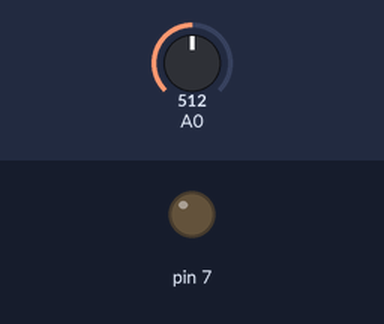
A sketch run on a simulated Arduino Uno, built with avr-gcc and run on an emulated ATmega328P. Parts: output pins drawn as LEDs (lit = HIGH). Dashed ring = blinking. The test bench sets the inputs (shaded band); at power-on: A0 = 512.

Above: at 1.2 s.
1.3 s: A0 set to 900
At 2.6 s:
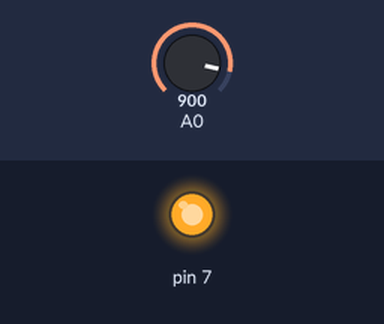
3.4 s: A0 set to 306
At 3.56 s:
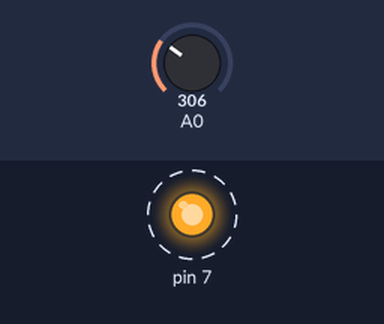
Timing chart, 0 to 12.4 s (numbered marks = the images above; inputs shaded):
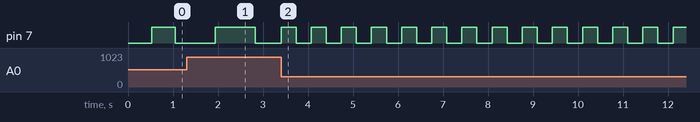

The sketch:

SolenoidTimerNoDelay.ino
```cpp
int interval = 100;
long prev;
boolean motorOn = false;

void setup() {
  pinMode(7, OUTPUT);
  prev = millis();
}

void loop() {
  int reading = analogRead(A0);

  interval = map(reading, 0,1023, 50,1000);

  if (millis() - prev > interval) {
    motorOn = !motorOn;
    prev = millis();
  }

  if (motorOn) {
    digitalWrite(7, HIGH);
  } else {
    digitalWrite(7, LOW);
  }

}
```

Measured:
- after the input at 3.4 s, pin 7: alternates HIGH for 0.33 s and LOW for 0.33 s, starting at once
